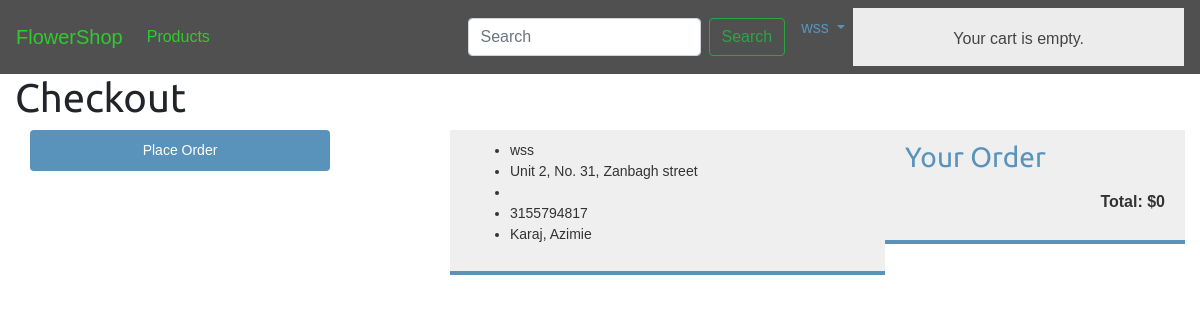
The app's page /orders/create/ (signed in) with its own data.
### users/models.py (models this page shows, shortened)
class Profile(models.Model):
    user = models.OneToOneField(
        User, on_delete=models.CASCADE, related_name="profile")
    image = models.ImageField(default='no_image.png', upload_to='profile_pics')
    mobile_regex = RegexValidator(
        regex=r'(0|\+98)?([ ]|-|[()]){0,2}9[1|2|3|4]([ ]|-|[()]){0,2}(?:[0-9]([ ]|-|[()]){0,2}){8}')

class Address(models.Model):
    profile = models.OneToOneField(Profile, on_delete=models.CASCADE)
    address_detail = models.CharField(max_length=250)
    state = models.CharField(max_length=100)
    postal_code = models.CharField(max_length=10)
    city = models.CharField(max_length=100)
    phone_regex = RegexValidator(
        regex=r'(0|\+98)?([ ]|-|[()]){0,2}9[1|2|3|4]([ ]|-|[()]){0,2}(?:[0-9]([ ]|-|[()]){0,2}){8}')
    phone_number = models.CharField(max_length=15)

### orders/views.py (the view, shortened to what this page needs)
# urls.py: path('create/', views.order_create, name='order_create'),
@login_required
def order_create(request):
    cart = Cart(request)
    if request.method == 'POST' and cart:
        customer = request.user.profile
        address = request.user.profile.address
        form = OrderCreateForm(customer, address, request.POST, request.FILES)
        if form.is_valid():
            order = form.save()
            for item in cart:
                OrderItem.objects.create(order=order,
                                         product=item['product'],
                                         price=item['price'],
                                         quantity=item['quantity'])
            cart.clear()
            order_created.delay(order.id)
            print('hello')
            return render(request,
                          'orders/order/created.html',
                          {'order': order})
    else:
        if request.user.profile.address:
            customer = request.user.profile
            address = request.user.profile.address
            form = OrderCreateForm(customer, address)
    return render(request,
                  'orders/order/create.html',
                  {'cart': cart, 'form': form})

### orders/forms.py (shortened to what this page needs)
class OrderCreateForm(forms.ModelForm):
    def __init__(self, customer, address, *args, **kwargs):
        super(OrderCreateForm, self).__init__(*args, **kwargs)
        self.customer = customer
        self.address = address
    class Meta:
        model = Order
        fields = ['id']

### cart/cart.py (called while the page is built)
    def __len__(self):
        return sum(item['quantity'] for item in self.cart.values())

    def get_total_price(self):
        return sum(Decimal(item['price']) * item['quantity'] for item in self.cart.values())

### cart/context_processors.py (called while the page is built)
def cart(request):
    return {'cart': Cart(request)}

### orders/templates/orders/order/create.html (shortened to what this page needs)
{% extends "shop/base.html" %}
{% block content %}
    <h1>Checkout</h1>
    <div class="order-info">
        <h3>Your Order</h3>
        <p>Total: ${{ cart.get_total_price }}</p>
    </div>
    <div class="row">
        <div class="col col-6">
            <form method="POST" class="order-form">
                <p><input type="submit" value="Place Order"></p>
            </form>
        </div>
        <div class="col col-6 order-info">
            <ul>
                <li>{{ form.customer.user.username }}</li>
                <li>{{ form.address.address_detail }}</li>
                <li>{{ form.address.phone }}</li>
                <li>{{ form.address.postal_code }}</li>
                <li>{{ form.address.city }}</li>
            </ul>
        </div>
    </div>
{% endblock  %}

### shop/templates/shop/base.html (shortened to what this page needs)
{% load static %}
{% load thumbnail %}
<!doctype html>
<html lang="en">
<head>
    <link rel="stylesheet" href="https://maxcdn.bootstrapcdn.com/bootstrap/4.0.0/css/bootstrap.min.css"
>
    <link rel="stylesheet" href="{% static 'css/base.css' %}">
</head>
<body>
    <nav class="navbar navbar-expand-lg" id="navbar">
        <a class="navbar-brand" href="/" id="navbar-text">FlowerShop</a>
        <div class="collapse navbar-collapse" id="navbarSupportedContent">
            <ul class="navbar-nav mr-auto">
                <li class="nav-item">
                    <a class="nav-link" href="{% url 'shop:products' %}" id="navbar-text">Products</a>
                </li>
            </ul>
        </div>
        <form action="{% url 'shop:search_results' %}" method="get" class="form-inline my-2 my-lg-0">
            <input class="form-control mr-sm-2" name="q" type="text" placeholder="Search" aria-label="Search">
            <button class="btn btn-outline-success my-2 my-sm-0" type="submit">Search</button>
        </form>
        <ul class="navbar-nav ml-2">
            {% if user.is_authenticated %}
            <li class="nav-item dropdown">
                <a class="nav-link dropdown-toggle pull-right" href="#" id="navbarDropdown" role="button"
                    data-toggle="dropdown" aria-haspopup="true" aria-expanded="false">
                    {{ user.username }}
                </a>
            </li>
            <div id="subheader">
                <div class="cart">
                    {% with total_items=cart|length %}
                    {% if total_items > 0 %}
                    Your cart:
                    <a href="{% url "cart:cart" %}">
                        {{ total_items }} item{{ total_items|pluralize }},
                        ${{ cart.get_total_price }}
                    </a>
                    {% else %}
                    Your cart is empty.
                    {% endif %}
                    {% endwith %}
                </div>
            </div>
            {% else %}
            <li class="nav-item">
                <a class="nav-link" href="{% url 'users:login' %}" id="navbar-text">Login</a>
            </li>
            {% endif %}
        </ul>
    </nav>
    <div class="container-fluid">
        {% block content %}
        {% endblock content %}
    </div>
</body>
</html>

### shop/static/css/base.css (style rules this page uses)
body { height: 100%; margin: 0; padding: 0; font-family: helvetica, sans-serif; }
h1, h2, h3, h4, h5, h6 { font-family: "Ubuntu", sans-serif; font-weight: normal; }
a { text-decoration: none; color: #5993bb; }
a.button, input[type="submit"] { color: #fff; background: #5993bb; border-radius: 4px; padding: 10px 20px; font-size: 14px; border: 0; }
form p label, form p input { float: left; clear: both; }
form p input { width: 300px; font-size: 13px; margin-bottom: 10px; padding: 10px 12px; border: 0; background: #efefef; color: #666; border-radius: 4px; }
#subheader { background: #ececec; color: #444; padding: 15px 100px; overflow: auto; }
#subheader .cart { float: right; padding-top: 4px; }
.order-form { float: left; }
.order-info { float: right; width: 300px; background: #efefef; padding: 10px 20px; color: #333; border-bottom: 4px solid #5993bb; }
.order-info h3 { color: #5993bb; }
.order-info ul li { margin: 0; padding: 0; font-size: 14px; }
.order-info p { font-weight: bold; float: right; }
#navbar { background-color: #505050; }
#navbar-text { color: rgb(47, 202, 47); }
.dropdown { position: relative; display: inline-block; }

### records on screen
Profile: customer.user.username "wss"
Address: address.address_detail "Unit 2, No. 31, Zanbagh street", address.postal_code "3155794817", address.city "Karaj, Azimie"

### other values on screen
{{ user.username }} "wss"
{{ cart.get_total_price }} "0"
